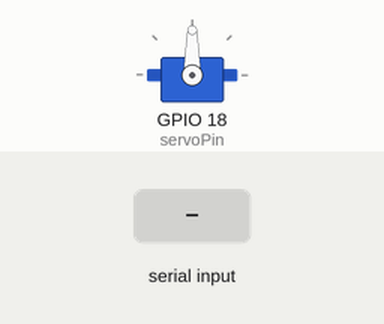
This sketch was run on a simulated ESP32. On the bench: servo. Inputs (shaded band) come from the test bench.

Above: at 1.2 s.
1.3 s: byte 30 received over Serial
At 2.3 s:
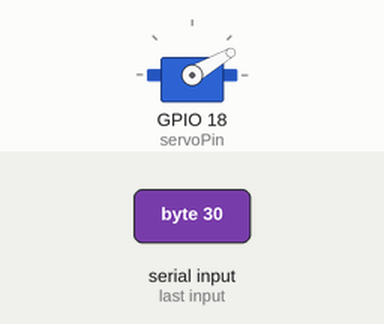
2.8 s: byte 120 received over Serial
At 3.5 s:
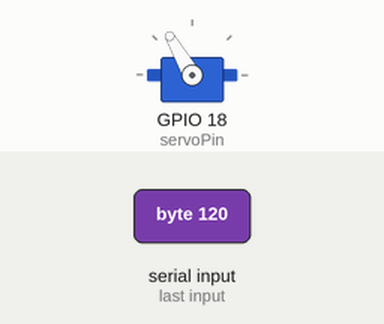
Timing chart, 0 to 5.8 s (numbered marks = the images above; inputs shaded):
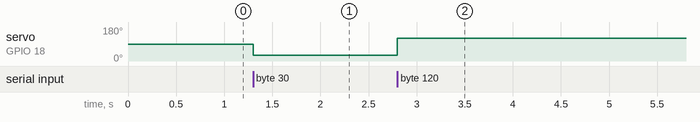

The sketch:

servo_controll.ino
```cpp
#include <ESP32Servo.h>

Servo servo;

const int servoPin = 18;

void setup() {
  Serial.begin(115200);

  // Atașăm servomotorul la GPIO 18
  servo.attach(servoPin);

  // Poziția inițială
  servo.write(90);
}

void loop() {

  // Verificăm dacă Python a trimis ceva
  if (Serial.available() > 0) {

    // Citim valoarea primită
    int angle = Serial.read();

    // Ne asigurăm că este un unghi valid
    if (angle >= 0 && angle <= 180) {
      servo.write(angle);
    }
  }
}
```

Measured:
- after the input at 1.3 s, servo on GPIO 18 (servoPin): 90° → 30° at once
- after the input at 2.8 s, servo on GPIO 18 (servoPin): 30° → 120° at once
